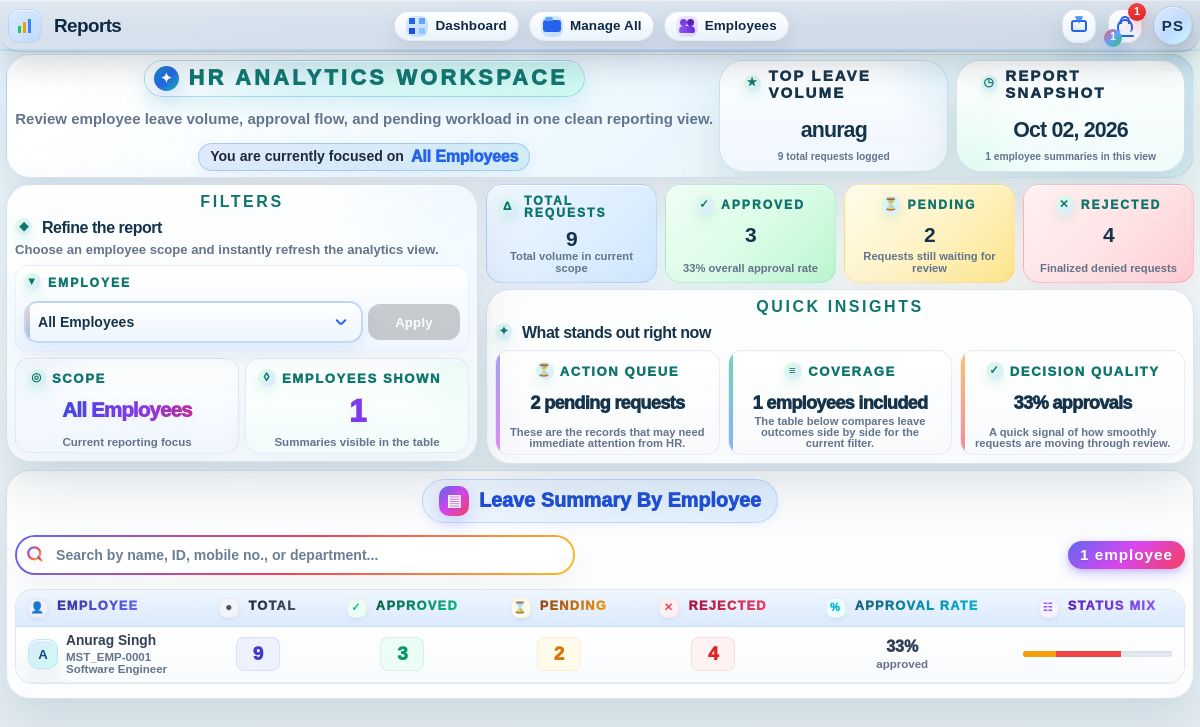
/reports/ (signed in), run on an earlier commit of the app's database.
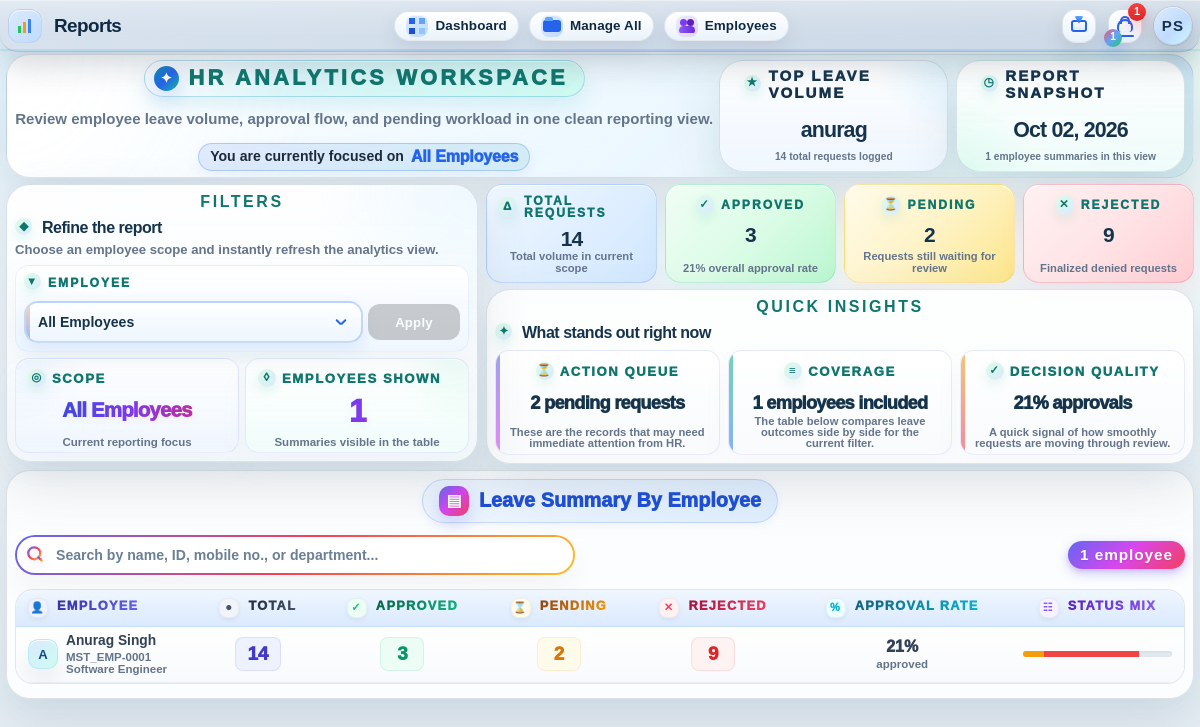
And on a later commit of the database.
### App/models.py (models this page shows, shortened)
class CustomUser(AbstractUser):
    ROLE_CHOICES = (
        ('Admin', 'Admin'),
        ('HR', 'HR'),
        ('EMPLOYEE', 'Employee'),
    )
    role = models.CharField(max_length=20, choices=ROLE_CHOICES)

class Profile(models.Model):
    ID_PREFIX = "MST-"
    ID_PADDING = 4
    ROLE_CHOICES = (
        ("Admin", "Admin"),
        ("HR", "HR"),
        ("EMPLOYEE", "Employee"),
    )
    user = models.OneToOneField(settings.AUTH_USER_MODEL, on_delete=models.CASCADE)
    employee_id = models.CharField(max_length=20, unique=True)
    department = models.CharField(max_length=100)
    role = models.CharField(max_length=20, choices=ROLE_CHOICES)
    date_of_joining = models.DateField()
    phone = models.CharField(max_length=15, unique=True, null=True, blank=True)
    address = models.TextField(blank=True)
    profile_photo = models.ImageField(upload_to="profile_photos/", blank=True, null=True, default=None)
    bio = models.TextField(blank=True)

### App/views.py (the view, shortened to what this page needs)
# urls.py: path('reports/', views.reports, name='reports'),
@login_required
@never_cache
def reports(request):
    if request.user.role != "HR":
        return redirect("role_select")
    employee_id = request.GET.get("employee")
    employees = User.objects.filter(role="EMPLOYEE", is_active=True)
    leave_queryset = Leave.objects.filter(user__is_active=True)
    if employee_id:
        leave_queryset = leave_queryset.filter(user_id=employee_id)
    report_data = leave_queryset.values("user__username", "user").annotate(
        total=Count("id"),
        approved=Count("id", filter=Q(status="Approved")),
        pending=Count("id", filter=Q(status="Pending")),
        rejected=Count("id", filter=Q(status="Rejected")),
    )
    selected_employee_name = ""
    if employee_id:
        u = employees.filter(id=employee_id).first()
        if u:
            profile = getattr(u, "profile", None)
            emp_id = getattr(profile, "employee_id", "N/A")
            dept = getattr(profile, "department", "N/A")
            full_name = u.get_full_name().strip() or u.username
            selected_employee_name = f"{full_name} ({emp_id}) - {dept}"
            selected_employee_name_simple = full_name
        else:
            selected_employee_name = ""
            selected_employee_name_simple = ""
    else:
        selected_employee_name_simple = ""
    reports = []
    for item in report_data:
        report_user = User.objects.get(id=item["user"])
        report_profile = getattr(report_user, "profile", None)
        reports.append({
            "user": report_user,
            "employee_id": getattr(report_profile, "employee_id", "Not assigned"),
            "department": getattr(report_profile, "department", "Not assigned"),
            "phone": getattr(report_profile, "phone", "Not added"),
            "photo_url": report_profile.profile_photo.url if report_profile and report_profile.profile_photo else None,
            "total": item["total"],
            "approved": item["approved"],
            "pending": item["pending"],
            "rejected": item["rejected"],
            "approval_rate": round((item["approved"] / item["total"]) * 100) if item["total"] else 0,
            "pending_rate": round((item["pending"] / item["total"]) * 100) if item["total"] else 0,
            "rejected_rate": round((item["rejected"] / item["total"]) * 100) if item["total"] else 0,
        })
    total_requests = sum(item["total"] for item in reports)
    approved_total = sum(item["approved"] for item in reports)
    pending_total = sum(item["pending"] for item in reports)
    rejected_total = sum(item["rejected"] for item in reports)
    approval_rate_overall = round((approved_total / total_requests) * 100) if total_requests else 0
    top_employee = max(reports, key=lambda item: item["total"], default=None)
    context = {
        "employees": employees,
        "reports": reports,
        "selected_employee": employee_id,
        "selected_employee_name": selected_employee_name,
        "selected_employee_name_simple": selected_employee_name_simple,
        "report_employee_count": len(reports),
        "total_requests": total_requests,
        "approved_total": approved_total,
        "pending_total": pending_total,
        "rejected_total": rejected_total,
        "approval_rate_overall": approval_rate_overall,
        "top_employee": top_employee,
    }
    context.update(get_hr_notification_context(request.user))
    return render(request, "reports.html", context)

### App/services/year_end_service.py (called while the page is built, shortened)
def run_year_end_carry_forward_if_due(today=None):
    today = today or timezone.localdate()
    if today.month != 1:
        return False

### App/views.py (called while the page is built)
def get_leave_type_class(leave_type):
    return {
        "Sick": "sick",
        "Unpaid": "unpaid",
        "Earned": "earned",
        "Short": "short",
        "Half": "half",
    }.get(leave_type, "default")

def get_notification_read_ids_for_user(user, leaves):
    leave_ids = [leave.id for leave in leaves]
    if not leave_ids:
        return set()
    try:
        return set(
            LeaveNotificationRead.objects.filter(user=user, leave_id__in=leave_ids)
            .values_list("leave_id", flat=True)
        )
    except (OperationalError, ProgrammingError):
        return set()

def get_notification_seen_ids_for_user(user, leaves):
    leave_ids = [leave.id for leave in leaves]
    if not leave_ids:
        return set()
    try:
        return set(
            LeaveNotificationSeen.objects.filter(user=user, leave_id__in=leave_ids)
            .values_list("leave_id", flat=True)
        )
    except (OperationalError, ProgrammingError):
        return set()

### templates/reports.html (shortened to what the changed rows need)
{% extends "base.html" %}
{% load static %}
{% block extra_css %}
    <link rel="stylesheet" href="{% static 'css/reports.css' %}">
    <link rel="stylesheet" href="{% static 'css/hr_notification_shared.css' %}">
{% endblock %}
{% block body_class %}hr-page{% endblock %}
{% block header %}
    <div class="header-title-group">
        <h1>Reports</h1>
    </div>
{% endblock %}
{% block content %}
    <section class="reports-page">
        <div class="reports-shell">
            <section class="reports-hero">
                <div class="hero-aside">
                    <article class="insight-card spotlight-card">
                        <span class="insight-label">Top leave volume</span>
                        {% if top_employee %}
                            <strong>{{ top_employee.user.username }}</strong>
                            <p>{{ top_employee.total }} total requests logged</p>
                        {% else %}
                            <strong>No report data</strong>
                            <p>Employee trends will appear once leave requests are submitted.</p>
                        {% endif %}
                    </article>
                </div>
            </section>
            <section class="reports-content-grid">
                <div class="analytics-column">
                    <section class="summary-grid summary-grid-compact">
                        <article class="summary-card total-card">
                            <span><span class="label-icon label-icon-total" aria-hidden="true">&#916;</span><span>Total Requests</span></span>
                            <strong id="reportTotalRequests" data-countup data-countup-target="{{ total_requests }}">{{ total_requests }}</strong>
                            <p>Total volume in current scope</p>
                        </article>
                        <article class="summary-card approved-card">
                            <span><span class="label-icon label-icon-approved" aria-hidden="true">&#10003;</span><span>Approved</span></span>
                            <strong id="reportApprovedTotal" data-countup data-countup-target="{{ approved_total }}">{{ approved_total }}</strong>
                            <p id="reportApprovalRateCopy">{{ approval_rate_overall }}% overall approval rate</p>
                        </article>
                        <article class="summary-card rejected-card">
                            <span><span class="label-icon label-icon-rejected" aria-hidden="true">&#10005;</span><span>Rejected</span></span>
                            <strong id="reportRejectedTotal" data-countup data-countup-target="{{ rejected_total }}">{{ rejected_total }}</strong>
                            <p>Finalized denied requests</p>
                        </article>
                    </section>
                    <article class="panel-card insights-panel">
                        <div class="insight-list">
                            <div class="insight-item">
                                <strong id="reportDecisionQuality"><span id="reportDecisionQualityValue" data-countup data-countup-target="{{ approval_rate_overall }}">{{ approval_rate_overall }}</span>% approvals</strong>
                            </div>
                        </div>
                    </article>
                </div>
            </section>
            <section class="panel-card report-table-panel async-surface-host" id="reportTablePanel">
                <div class="report-table-wrapper">
                    <table class="report-table">
                        <thead>
                            <tr>
                                <th><span class="table-head-label"><span class="table-head-icon" aria-hidden="true">&#128100;</span><span class="table-head-text">Employee</span></span></th>
                                <th><span class="table-head-label"><span class="table-head-icon" aria-hidden="true">&#9679;</span><span class="table-head-text">Total</span></span></th>
                                <th><span class="table-head-label"><span class="table-head-icon" aria-hidden="true">&#10003;</span><span class="table-head-text">Approved</span></span></th>
                                <th><span class="table-head-label"><span class="table-head-icon" aria-hidden="true">&#8987;</span><span class="table-head-text">Pending</span></span></th>
                                <th><span class="table-head-label"><span class="table-head-icon" aria-hidden="true">&#10005;</span><span class="table-head-text">Rejected</span></span></th>
                                <th><span class="table-head-label"><span class="table-head-icon" aria-hidden="true">&#37;</span><span class="table-head-text">Approval Rate</span></span></th>
                                <th><span class="table-head-label"><span class="table-head-icon" aria-hidden="true">&#9783;</span><span class="table-head-text">Status Mix</span></span></th>
                            </tr>
                        </thead>
                        <tbody id="reportTableBody">
                            {% include "partials/reports_table_rows.html" %}
                        </tbody>
                    </table>
                </div>
            </section>
        </div>
    </section>
{% endblock %}

### templates/partials/reports_table_rows.html (shortened to what this page needs)
{% for report in reports %}
    <tr
        data-employee-name="{{ report.user.get_full_name|default:report.user.username|lower }}"
        data-employee-id="{{ report.employee_id|lower }}"
        data-department="{{ report.department|lower }}"
        data-phone="{{ report.phone|lower }}"
    >
        <td>
            <div class="employee-cell">
                {% if report.photo_url %}
                    <img src="{{ report.photo_url }}" alt="{{ report.user.username }}" class="employee-avatar employee-avatar-photo">
                {% else %}
                    <span class="employee-avatar">{{ report.user.username|slice:":1"|upper }}</span>
                {% endif %}
                <div class="employee-copy">
                    <strong>{{ report.user.get_full_name|default:report.user.username }}</strong>
                    <small><span>{{ report.employee_id }}</span><span>{{ report.department }}</span></small>
                </div>
            </div>
        </td>
        <td><span class="metric-chip total" data-countup data-countup-target="{{ report.total }}">{{ report.total }}</span></td>
        <td><span class="metric-chip approved" data-countup data-countup-target="{{ report.approved }}">{{ report.approved }}</span></td>
        <td><span class="metric-chip pending" data-countup data-countup-target="{{ report.pending }}">{{ report.pending }}</span></td>
        <td><span class="metric-chip rejected" data-countup data-countup-target="{{ report.rejected }}">{{ report.rejected }}</span></td>
        <td>
            <div class="rate-cell">
                <strong><span data-countup data-countup-target="{{ report.approval_rate }}">{{ report.approval_rate }}</span>%</strong>
                <small>approved</small>
            </div>
        </td>
        <td>
            <div class="status-mix">
                <span class="mix-bar pending" style="width: {{ report.pending_rate }}%"></span>
                <span class="mix-bar rejected" style="width: {{ report.rejected_rate }}%"></span>
            </div>
        </td>
    </tr>
{% endfor %}

What changed in the data, as far as the page shows it:
changed CustomUser "Anurag Singh": total "9" → "14"; rejected "4" → "9"; approval_rate "33" → "21"; {{ report.pending_rate }} 22 → 14 (drawn); {{ report.rejected_rate }} 44 → 64 (drawn)
Also different on the page:
{{ top_employee.total }}: "9" → "14"
{{ total_requests }}: "9" → "14"
text written by a page script: "33% overall approval rate" → "21% overall approval rate"
{{ rejected_total }}: "4" → "9"
{{ approval_rate_overall }}: "33" → "21"
